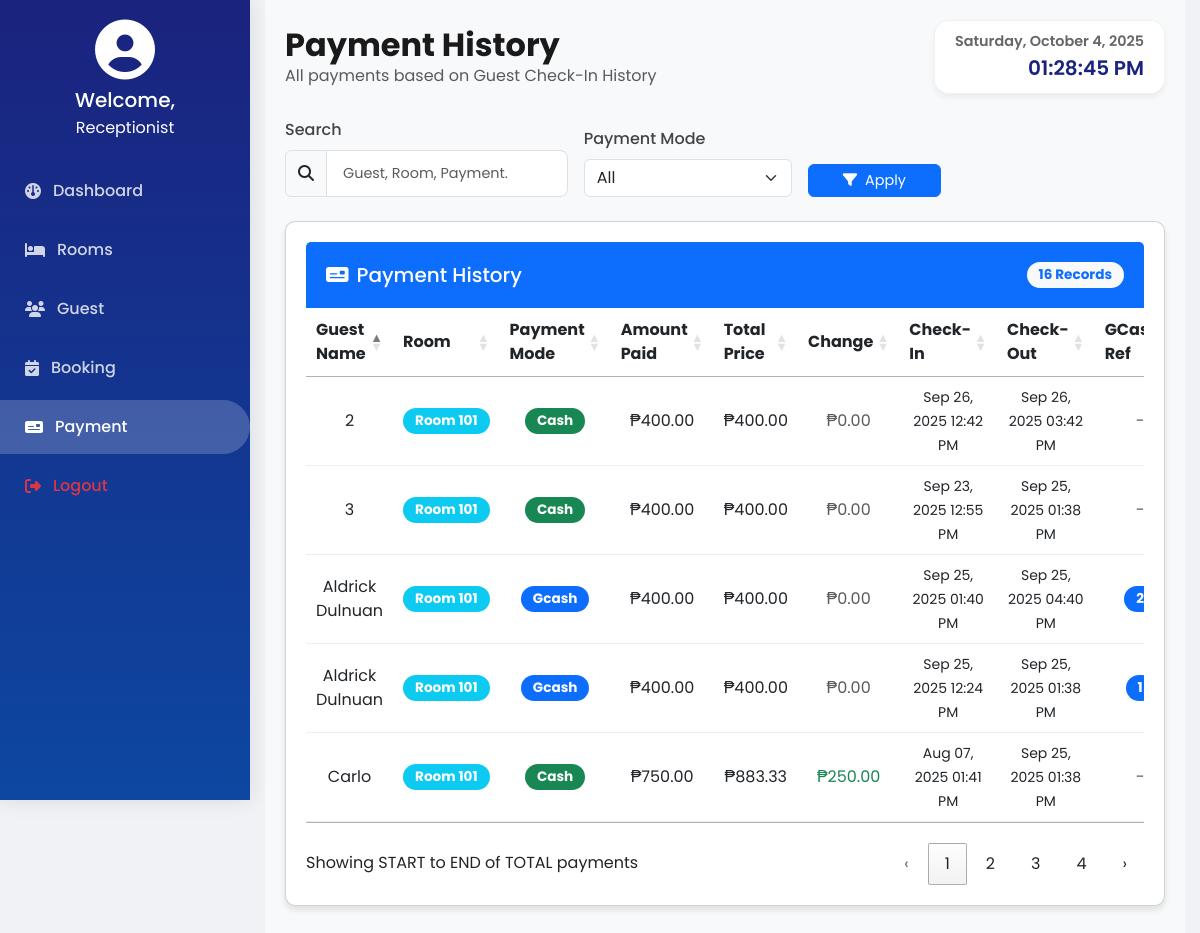
The page /receptionist-payment.php on the database its author committed.
### tables this page shows
CREATE TABLE `checkins` (
  `id` int NOT NULL,
  `guest_name` varchar(100) NOT NULL,
  `address` varchar(255) NOT NULL,
  `telephone` varchar(15) NOT NULL,
  `room_number` int NOT NULL,
  `room_type` varchar(50) NOT NULL,
  `stay_duration` int NOT NULL,
  `total_price` decimal(10,2) NOT NULL,
  `amount_paid` decimal(10,2) NOT NULL,
  `change_amount` decimal(10,2) NOT NULL,
  `payment_mode` enum('cash','gcash') NOT NULL,
  `check_in_date` datetime NOT NULL,
  `check_out_date` datetime NOT NULL,
  `gcash_reference` varchar(100) DEFAULT NULL,
  `receptionist_id` int DEFAULT NULL
);

### receptionist-payment.php (the view, shortened to what this page needs)
<?php
require_once 'database.php';
$search = isset($_GET['search']) ? trim($conn->real_escape_string($_GET['search'])) : '';
$filter = isset($_GET['filter']) ? $_GET['filter'] : 'all';
$sql = "SELECT
    id,
    guest_name,
    room_number,
    room_type,
    payment_mode,
    amount_paid,
    total_price,
    change_amount,
    check_in_date,
    check_out_date,
    gcash_reference
FROM checkins WHERE 1=1";
$sql .= " ORDER BY check_in_date DESC";
$result = $conn->query($sql);
?>
<!DOCTYPE html>
<html lang="en">
<head>
    <link href="https://cdn.jsdelivr.net/npm/bootstrap@5.3.0/dist/css/bootstrap.min.css" rel="stylesheet">
    <link rel="stylesheet" href="https://cdnjs.cloudflare.com/ajax/libs/font-awesome/6.4.2/css/all.min.css">
    <link href="style.css" rel="stylesheet">
    <link rel="stylesheet" href="https://cdn.datatables.net/1.13.6/css/jquery.dataTables.min.css">
</head>
<body>
  <div class="sidebar" id="sidebar">
    <div class="user-info mb-4 text-center">
      <i class="fa-solid fa-user-circle mb-2" style="font-size: 60px;"></i>
      <h5 class="mb-1">Welcome,</h5>
      <p class="mb-0">Receptionist</p>
    </div>
    <a href="receptionist-dash.php"><i class="fa-solid fa-gauge"></i> Dashboard</a>
    <a href="receptionist-room.php"><i class="fa-solid fa-bed"></i> Rooms</a>
    <a href="receptionist-guest.php"><i class="fa-solid fa-users"></i> Guest</a>
    <a href="receptionist-booking.php"><i class="fa-solid fa-calendar-check"></i> Booking</a>
    <a href="receptionist-payment.php" class="active"><i class="fa-solid fa-money-check"></i> Payment</a>
    <a href="signin.php" class="text-danger"><i class="fa-solid fa-right-from-bracket"></i> Logout</a>
  </div>
  <div class="content">
    <div class="d-flex justify-content-between align-items-center mb-4">
        <div>
            <h2 class="fw-bold mb-0">Payment History</h2>
            <p class="text-muted mb-0">All payments based on Guest Check-In History</p>
        </div>
        <div class="clock-box text-end text-dark">
            <div id="currentDate" class="fw-semibold"></div>
            <div id="currentTime" class="fs-5"></div>
        </div>
    </div>
    <div class="search-filter-container mb-4">
        <form method="get" class="row g-3 align-items-end">
            <div class="col-md-4">
                <label for="searchInput" class="form-label">Search</label>
                <div class="input-group">
                    <span class="input-group-text"><i class="fas fa-search"></i></span>
                    <input type="text" name="search" id="searchInput" class="form-control" placeholder="Guest, Room, Payment." value="<?= htmlspecialchars($search) ?>">
                </div>
            </div>
            <div class="col-md-3">
                <label for="filterSelect" class="form-label">Payment Mode</label>
                <select name="filter" id="filterSelect" class="form-select" onchange="this.form.submit()">
                    <option value="all" <?= $filter === 'all' ? 'selected' : '' ?>>All</option>
                </select>
            </div>
            <div class="col-md-2 d-flex">
                <button type="submit" class="btn btn-primary flex-grow-1">
                    <i class="fas fa-filter me-2"></i>Apply
                </button>
            </div>
        </form>
    </div>
    <div class="card mb-4">
        <div class="card-header bg-primary text-white d-flex justify-content-between align-items-center">
            <h5 class="mb-0"><i class="fas fa-money-check me-2"></i>Payment History</h5>
            <span class="badge bg-light text-primary rounded-pill"><?= $result->num_rows ?> Records</span>
        </div>
        <div class="card-body p-0">
            <?php if ($result->num_rows > 0): ?>
            <div class="table-responsive">
                <table id="paymentTable" class="table table-hover mb-0">
                    <thead>
                        <tr>
                            <th>Guest Name</th>
                            <th>Room</th>
                            <th>Payment Mode</th>
                            <th>Amount Paid</th>
                            <th>Total Price</th>
                            <th>Change</th>
                            <th>Check-In</th>
                            <th>Check-Out</th>
                            <th>GCash Ref</th>
                        </tr>
                    </thead>
                    <tbody>
                        <?php while ($row = $result->fetch_assoc()): ?>
                        <tr>
                            <td><?= htmlspecialchars($row['guest_name']) ?></td>
                            <td>
                                <span class="badge bg-info">Room <?= htmlspecialchars($row['room_number']) ?></span>
                                <br>
                            </td>
                            <td>
                                <span class="badge bg-<?= strtolower($row['payment_mode']) === 'cash' ? 'success' : 'primary' ?>">
                                    <?= ucfirst($row['payment_mode']) ?>
                                </span>
                            </td>
                            <td>₱<?= number_format($row['amount_paid'], 2) ?></td>
                            <td>₱<?= number_format($row['total_price'], 2) ?></td>
                            <td>
                                <?php if ($row['change_amount'] > 0): ?>
                                    <span class="text-success">₱<?= number_format($row['change_amount'], 2) ?></span>
                                <?php else: ?>
                                    <span class="text-muted">₱0.00</span>
                                <?php endif; ?>
                            </td>
                            <td><small><?= date('M d, Y h:i A', strtotime($row['check_in_date'])) ?></small></td>
                            <td><small><?= date('M d, Y h:i A', strtotime($row['check_out_date'])) ?></small></td>
                            <td>
                                <?php if (!empty($row['gcash_reference'])): ?>
                                    <span class="badge bg-primary"><?= htmlspecialchars($row['gcash_reference']) ?></span>
                                <?php else: ?>
                                    <span class="text-muted">-</span>
                                <?php endif; ?>
                            </td>
                        </tr>
                        <?php endwhile; ?>
                    </tbody>
                </table>
            </div>
            <?php endif; ?>
        </div>
    </div>
  </div>
</body>
</html>

### style.css (style rules this page uses)
body { display: flex; background: #f0f2f5; font-family: 'Poppins', sans-serif; color: #1a1a1a; }
.sidebar { width: 280px; height: 100vh; background: linear-gradient(180deg, #1a237e, #0d47a1); color: white; position: fixed; padding-top: 20px; transition: all 0.3s ease-in-out; box-shadow: 0 0 20px rgba(0, 0, 0, 0.1); z-index: 1000; }
.sidebar .user-info { text-align: center; margin-bottom: 20px; }
.sidebar .user-info i { font-size: 60px; animation: fadeIn 1s ease-in-out; }
.sidebar a { color: rgba(255, 255, 255, 0.8); text-decoration: none; padding: 15px 25px; display: flex; align-items: center; gap: 12px; transition: all 0.3s ease-in-out; border-radius: 0 30px 30px 0; margin: 5px 0; font-weight: 500; }
.sidebar a.active { background: rgba(255, 255, 255, 0.2); color: white; }
.content { margin-left: 280px; padding: 30px; width: calc(100% - 280px); transition: all 0.3s ease-in-out; min-height: 100vh; background: #f8f9fa; }
.content { margin-left: 260px; padding: 20px; }
.card-header { border-bottom: none; padding: 1.25rem; }
.card-body { padding: 1.5rem; }
.card { transition: all 0.3s ease; }
.form-control { border: 1px solid #e0e0e0; padding: 0.75rem 1rem; font-size: 0.9rem; border-radius: 8px; transition: all 0.3s ease; }
.form-label { font-weight: 500; color: #444; margin-bottom: 0.5rem; }
.clock-box { padding: 10px 20px; background-color: white; border-radius: 15px; box-shadow: 0 4px 6px rgba(0,0,0,0.05); border: 1px solid rgba(0,0,0,0.05); }
#currentDate { font-size: 0.9rem; color: #666; }
#currentTime { font-size: 1.2rem; font-weight: 600; color: #1a237e; }
.table th, .table td { text-align: center; vertical-align: middle; }
.btn { font-size: 0.9rem; padding: 5px 10px; }

### receptionist-payment.php (style rules this page uses)
body { font-family: 'Poppins', sans-serif; }
.sidebar { width: 250px; position: fixed; top: 0; left: 0; height: 100vh; }
.content { margin-left: 265px; max-width: 1400px; margin-right: auto; padding: 20px; }
.card { border-radius: 10px; box-shadow: 0 4px 6px rgba(0,0,0,0.1); transition: transform 0.2s ease; background: #fff; padding: 20px; }
table { width: 100%; border-collapse: collapse; margin-top: 15px; }
table th { background: #f8f9fa; text-align: left; padding: 14px 16px; font-weight: 600; }
table td { padding: 14px 16px; border-bottom: 1px solid #eee; vertical-align: middle; }
.badge { padding: 6px 12px; font-size: 0.85rem; border-radius: 20px; }

### rows shown on the page
checkins: guest_name "2", room_number "101", payment_mode "Cash", amount_paid "400.00", total_price "400.00", change_amount "₱0.00", check_in_date "Sep 26, 2025 12:42 PM", check_out_date "Sep 26, 2025 03:42 PM"
checkins: guest_name "Aldrick Dulnuan", room_number "101", payment_mode "Gcash", amount_paid "400.00", total_price "400.00", change_amount "₱0.00", check_in_date "Sep 25, 2025 01:40 PM", check_out_date "Sep 25, 2025 04:40 PM", gcash_reference "2"
checkins: guest_name "Aldrick Dulnuan", room_number "101", payment_mode "Gcash", amount_paid "400.00", total_price "400.00", change_amount "₱0.00", check_in_date "Sep 25, 2025 12:24 PM", check_out_date "Sep 25, 2025 01:38 PM", gcash_reference "1"
checkins: guest_name "3", room_number "101", payment_mode "Cash", amount_paid "400.00", total_price "400.00", change_amount "₱0.00", check_in_date "Sep 23, 2025 12:55 PM", check_out_date "Sep 25, 2025 01:38 PM"
checkins: guest_name "Carlo", room_number "101", payment_mode "Cash", amount_paid "750.00", total_price "883.33", change_amount "250.00", check_in_date "Aug 07, 2025 01:41 PM", check_out_date "Sep 25, 2025 01:38 PM"

### other values the page prints
$result->num_rows "16"
